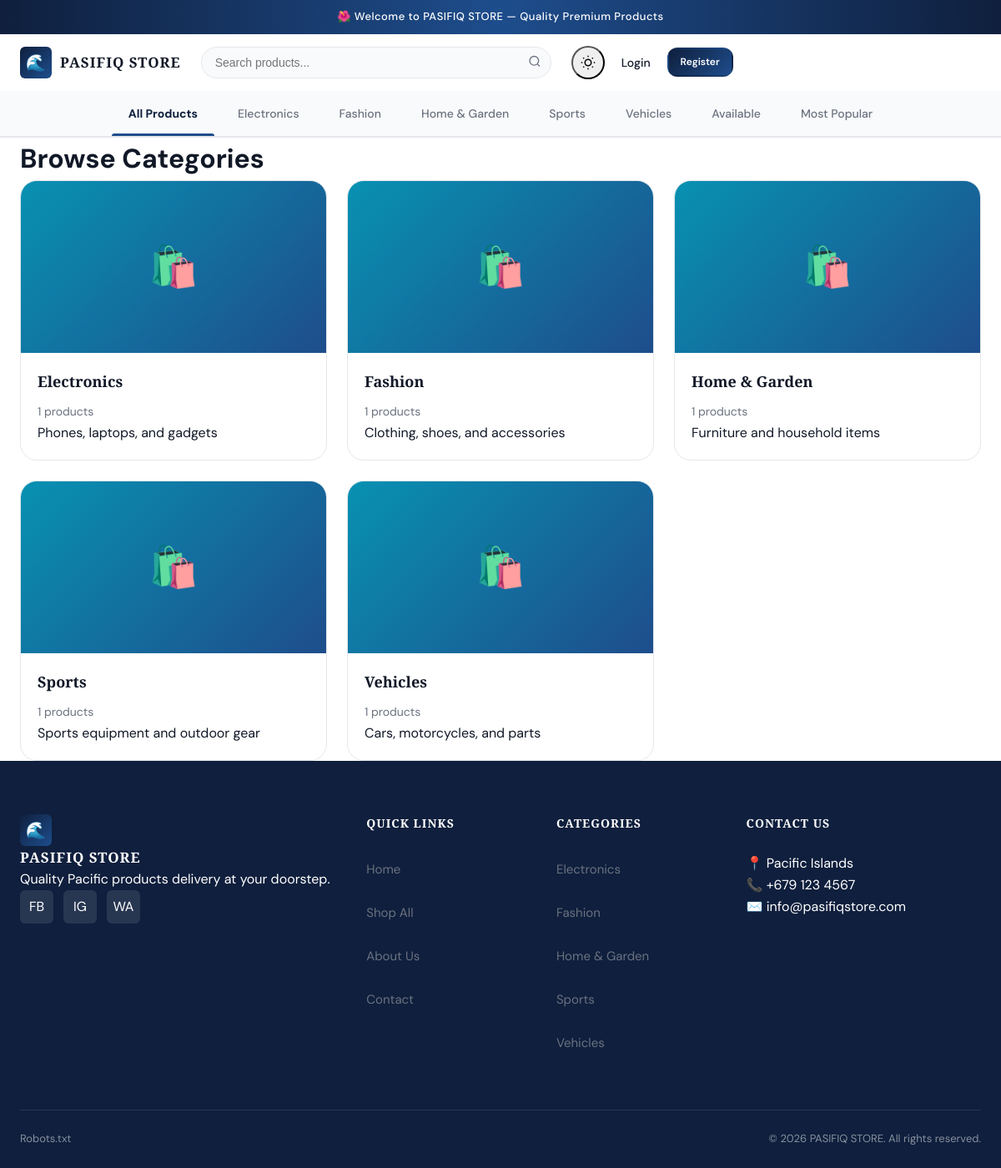
Page /categories/ on the committed database.
### core/models.py (models this page shows, shortened)
class SiteSettings(models.Model):
    store_name = models.CharField(max_length=100, default='PASIFIQ STORE')
    tagline = models.CharField(max_length=200, blank=True)
    phone = models.CharField(max_length=20, blank=True)
    whatsapp = models.CharField(max_length=20, blank=True)
    email = models.EmailField(blank=True)
    address = models.TextField(blank=True)
    facebook = models.URLField(blank=True)
    instagram = models.URLField(blank=True)
    twitter = models.URLField(blank=True)
    logo = models.ImageField(upload_to='site/', blank=True, null=True)
    hero_image = models.ImageField(upload_to='site/', blank=True, null=True)
    about_text = models.TextField(blank=True)
    updated_at = models.DateTimeField(auto_now=True)
    class Meta:
        db_table = 'site_settings'
        verbose_name = 'Site Settings'
        verbose_name_plural = 'Site Settings'

### categories/models.py (models this page shows, shortened)
class Category(models.Model):
    name = models.CharField(max_length=100)
    slug = models.SlugField(unique=True)
    description = models.TextField(blank=True)
    image = models.ImageField(upload_to='categories/', blank=True, null=True)
    parent = models.ForeignKey('self', null=True, blank=True, related_name='children', on_delete=models.SET_NULL)
    is_active = models.BooleanField(default=True)
    sort_order = models.IntegerField(default=0)
    created_at = models.DateTimeField(auto_now_add=True)
    class Meta:
        db_table = 'categories'
        verbose_name_plural = 'categories'
        ordering = ['sort_order', 'name']
        indexes = [models.Index(fields=['slug']), models.Index(fields=['parent'])]
    def get_absolute_url(self):
        from django.urls import reverse
        return reverse('categories:detail', kwargs={'slug': self.slug})
    @property
    def product_count(self):
        return self.products.filter(is_active=True).count()

### categories/views.py (the view)
def category_list(request):
    categories = Category.objects.filter(is_active=True, parent=None).prefetch_related('children', 'products')
    return render(request, 'categories/list.html', {'categories': categories})

### comparison/context_processors.py (called while the page is built)
def comparison_context(request):
    if request.user.is_authenticated:
        items = ComparisonItem.objects.filter(user=request.user)
    else:
        session_key = request.session.session_key
        items = ComparisonItem.objects.filter(session_key=session_key) if session_key else ComparisonItem.objects.none()
    return {
        'comparison_count': items.count(),
        'comparison_product_ids': list(items.values_list('product_id', flat=True)),
    }

### core/context_processors.py (called while the page is built)
def global_context(request):
    try:
        site_settings = SiteSettings.objects.first()
    except:
        site_settings = None
    return {
        'store_name': getattr(site_settings, 'store_name', settings.STORE_NAME),
        'store_phone': getattr(site_settings, 'phone', settings.STORE_PHONE),
        'store_whatsapp': getattr(site_settings, 'whatsapp', settings.STORE_WHATSAPP),
        'store_email': getattr(site_settings, 'email', settings.STORE_EMAIL),
        'store_address': getattr(site_settings, 'address', settings.STORE_ADDRESS),
        'site_settings': site_settings,
    }

### core/templatetags/core_tags.py (called while the page is built)
@register.simple_tag
def get_nav_categories():
    return Category.objects.filter(is_active=True, parent=None)[:8]

### notifications/context_processors.py (called while the page is built)
def notifications_context(request):
    if request.user.is_authenticated and (request.user.is_store_owner or request.user.is_superuser):
        unread = Notification.objects.filter(recipient=request.user, is_read=False).count()
        recent = Notification.objects.filter(recipient=request.user).order_by('-created_at')[:5]
    else:
        unread = 0
        recent = []
    return {'unread_notifications': unread, 'recent_notifications': recent}

### wishlist/context_processors.py (called while the page is built)
def wishlist_context(request):
    if request.user.is_authenticated:
        count = WishlistItem.objects.filter(user=request.user).count()
        ids = list(WishlistItem.objects.filter(user=request.user).values_list('product_id', flat=True))
    else:
        count = 0
        ids = []
    return {'wishlist_count': count, 'wishlist_product_ids': ids}

### templates/categories/list.html (shortened to what this page needs)
{% extends 'base.html' %}
{% block content %}
<div class="container">
<div class="page-header">
    <div class="page-header-container">
        <h1>Browse Categories</h1>
    </div>
</div>
<div class="category-grid category-grid-full">
{% for cat in categories %}
<a href="{{ cat.get_absolute_url }}" class="category-card">
<div class="category-card-bg">{% if cat.image %}<img src="{{ cat.image.url }}" alt="{{ cat.name }}">{% else %}<div class="category-placeholder">🛍️</div>{% endif %}</div>
<div class="category-card-content"><h3>{{ cat.name }}</h3><span>{{ cat.product_count }} products</span>
{% if cat.description %}<p>{{ cat.description|truncatechars:60 }}</p>{% endif %}
</div>
</a>
{% empty %}<p>No categories found.</p>{% endfor %}
</div></div>{% endblock %}

### templates/base.html (shortened to what this page needs)
<!DOCTYPE html>
<html lang="en" data-theme="light">
<head>
    {% load static %}
    <link rel="stylesheet" href="{% static 'css/main.css' %}">
</head>
<body class="{% block body_class %}{% endblock %}">
    <div class="announcement-bar">
        <div class="container">
            <span>🌺 Welcome to {{ store_name }} — Quality Premium Products</span>
        </div>
    </div>
    <header class="site-header">
        <nav class="nav-container">
            <div class="nav-logo">
                <a href="{% url 'core:home' %}" class="nav-logo">
                    <div class="logo-icon">🌊</div>
                    <div class="logo-text">{{ store_name }}</div>
                </a>
            </div>
            <form class="nav-search" action="{% url 'search_app:search' %}" method="GET">
                <input type="text" name="q" placeholder="Search products..." class="search-input"
                    value="{{ request.GET.q }}" id="searchInput" autocomplete="off">
                <button type="submit" class="search-btn">
                    <svg width="16" height="16" viewBox="0 0 24 24" fill="none" stroke="currentColor" stroke-width="2">
                        <circle cx="11" cy="11" r="8" />
                        <path d="m21 21-4.35-4.35" />
                    </svg>
                </button>
            </form>
            <div class="nav-actions">
                <button id="themeToggle" class="nav-icon-btn" title="Toggle Theme">
                </button>
                {% if request.user.is_authenticated %}
                {% if request.user.is_store_owner or request.user.is_superuser %}
                <a href="{% url 'dashboard:index' %}" class="nav-link" title="Dashboard">
                    Dashboard
                    {% if unread_notifications > 0 %}<span class="badge">{{ unread_notifications }}</span>{% endif %}
                </a>
                {% endif %}
                <a href="{% url 'comparison:view' %}" class="nav-icon-btn" title="Compare">
                    <svg width="18" height="18" viewBox="0 0 24 24" fill="none" stroke="currentColor" stroke-width="2">
                        <polyline points="22 12 18 12 15 21 9 3 6 12 2 12" />
                    </svg>
                    {% if comparison_count > 0 %}<span class="badge">{{ comparison_count }}</span>{% endif %}
                </a>
                <a href="{% url 'wishlist:list' %}" class="nav-icon-btn" title="Wishlist">
                    <svg width="18" height="18" viewBox="0 0 24 24" fill="none" stroke="currentColor" stroke-width="2">
                        <path
                            d="M20.84 4.61a5.5 5.5 0 0 0-7.78 0L12 5.67l-1.06-1.06a5.5 5.5 0 0 0-7.78 7.78l1.06 1.06L12 21.23l7.78-7.78 1.06-1.06a5.5 5.5 0 0 0 0-7.78z" />
                    </svg>
                    {% if wishlist_count > 0 %}<span class="badge">{{ wishlist_count }}</span>{% endif %}
                </a>
                <div class="nav-dropdown">
                    <a href="{% url 'users:profile' %}" class="nav-link">
                        {{ request.user.username }} <span class="nav-chevron">▼</span>
                    </a>
                    <div class="dropdown-menu dropdown-right">
                        <a href="{% url 'users:profile' %}" class="dropdown-item">Profile</a>
                        <div class="dropdown-divider"></div>
                        <form method="post" action="{% url 'users:logout' %}" id="logoutForm">
                            {% csrf_token %}
                            <button type="submit" class="dropdown-item text-accent">Logout</button>
                        </form>
                    </div>
                </div>
                {% else %}
                <a href="{% url 'users:login' %}" class="nav-link">Login</a>
                <a href="{% url 'users:register' %}" class="btn btn-primary btn-sm">Register</a>
                {% endif %}
            </div>
        </nav>
        {% if request.resolver_match.url_name != 'home' or request.resolver_match.namespace != 'core' %}
        <div class="category-nav">
            <div class="container">
                <a href="{% url 'products:list' %}"
                    class="category-nav-link {% if request.resolver_match.url_name == 'list' and not request.GET.category and not request.GET.status %}active{% endif %}">All
                    Products</a>
                {% load core_tags %}
                {% get_nav_categories as nav_cats %}
                {% for cat in nav_cats %}
                <a href="{{ cat.get_absolute_url }}"
                    class="category-nav-link {% if selected_category == cat.slug or category.slug == cat.slug %}active{% endif %}">
                    {{ cat.name }}
                </a>
                {% endfor %}
                <a href="{% url 'products:list' %}?status=available"
                    class="category-nav-link {% if request.GET.status == 'available' %}active{% endif %}">Available</a>
                <a href="{% url 'products:list' %}?sort=view_count"
                    class="category-nav-link {% if request.GET.sort == 'view_count' %}active{% endif %}">Most
                    Popular</a>
            </div>
        </div>
        {% endif %}
    </header>
    <main class="main-content">
        {% block content %}{% endblock %}
    </main>
    <footer class="site-footer">
        <div class="footer-container">
            <div class="footer-grid">
                <div class="footer-col">
                    <a href="{% url 'core:home' %}" class="footer-logo">
                        <div class="logo-icon">🌊</div>
                        <div class="logo-text">{{ store_name }}</div>
                    </a>
                    <p class="footer-desc">{{ store_tagline|default:'Quality Pacific products delivery at your doorstep.' }}</p>
                    <div class="footer-social">
                        <a href="#" class="social-btn">FB</a>
                        <a href="#" class="social-btn">IG</a>
                        <a href="#" class="social-btn">WA</a>
                    </div>
                </div>
                <div class="footer-col collapsible-col">
                    <h4 class="footer-heading">Quick Links <span class="footer-toggle">+</span></h4>
                    <ul class="footer-list">
                        <li><a href="{% url 'core:home' %}">Home</a></li>
                        <li><a href="{% url 'products:list' %}">Shop All</a></li>
                        <li><a href="#">About Us</a></li>
                        <li><a href="#">Contact</a></li>
                    </ul>
                </div>
                <div class="footer-col collapsible-col">
                    <h4 class="footer-heading">Categories <span class="footer-toggle">+</span></h4>
                    <ul class="footer-list">
                        {% for cat in categories|slice:":5" %}
                        <li><a href="{{ cat.get_absolute_url }}">{{ cat.name }}</a></li>
                        {% endfor %}
                    </ul>
                </div>
                <div class="footer-col collapsible-col">
                    <h4 class="footer-heading">Contact Us <span class="footer-toggle">+</span></h4>
                    <div class="footer-contact footer-list">
                        <div class="contact-item">📍 {{ store_address }}</div>
                        <div class="contact-item">📞 {{ store_phone }}</div>
                        <div class="contact-item">✉️ {{ store_email }}</div>
                    </div>
                </div>
            </div>
            <div class="footer-bottom">
                <a href="{% url 'core:robots_txt' %}">Robots.txt</a>
                <p>&copy; {% now "Y" %} {{ store_name }}. All rights reserved.</p>
            </div>
        </div>
    </footer>
</body>
</html>

### rows in the picture
SiteSettings: store_name "PASIFIQ STORE", address "Pacific Islands", phone "+679 123 4567", email "info@pasifiqstore.com"
Category: name "Electronics", product_count "1", description "Phones, laptops, and gadgets"
Category: name "Fashion", product_count "1", description "Clothing, shoes, and accessories"
Category: name "Home & Garden", product_count "1", description "Furniture and household items"
Category: name "Sports", product_count "1", description "Sports equipment and outdoor gear"
Category: name "Vehicles", product_count "1", description "Cars, motorcycles, and parts"
